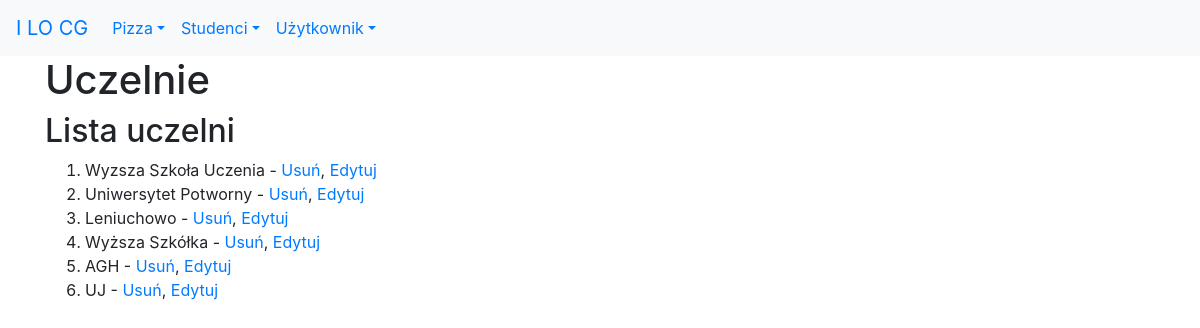
Screenshot of /uczelnie/lista with the database file from the repository.
### studenci/models.py (models this page shows, shortened)
class Uczelnia(models.Model):
    nazwa = models.CharField(verbose_name='uczelnia', max_length=30)
    class Meta:
        verbose_name_plural = "uczelnie"

### studenci/views.py (the view)
# urls.py: path('uczelnie/lista', views.ListaUczelni.as_view(), name='uczelnie_lista'),
class ListaUczelni(ListView):
    model = Uczelnia
    context_object_name = 'uczelnie'
    template_name='studenci/lista_uczelni.html'

### studenci/templates/studenci/lista_uczelni.html
{% extends 'szablon.html' %}
{% block naglowek %}Uczelnie{% endblock naglowek %}
{% block tresc %}
<h2>Lista uczelni</h2>
<ol>
    {% for uczelnia in uczelnie %}
        <li>{{ uczelnia.nazwa }} - <a href="{% url 'studenci:uczelnie_usun' uczelnia.id %}">Usuń</a>, <a href="{% url 'studenci:uczelnie_edytuj' uczelnia.id %}">Edytuj</a></li>
    {% endfor %}
</ol>
{% endblock tresc %}

### rows the page displays
Uczelnia: nazwa "Wyzsza Szkoła Uczenia"
Uczelnia: nazwa "Uniwersytet Potworny"
Uczelnia: nazwa "Leniuchowo"
Uczelnia: nazwa "Wyższa Szkółka"
Uczelnia: nazwa "AGH"
Uczelnia: nazwa "UJ"
